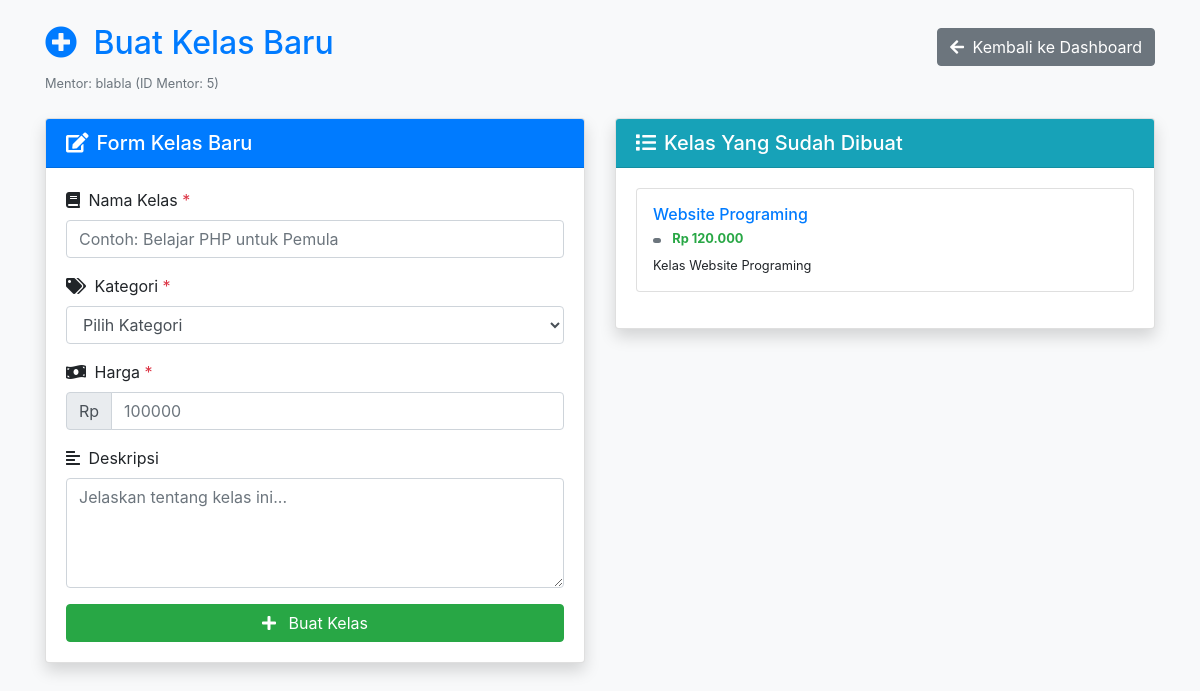
The page /page/create-class.php (signed in) on the database as committed earlier.
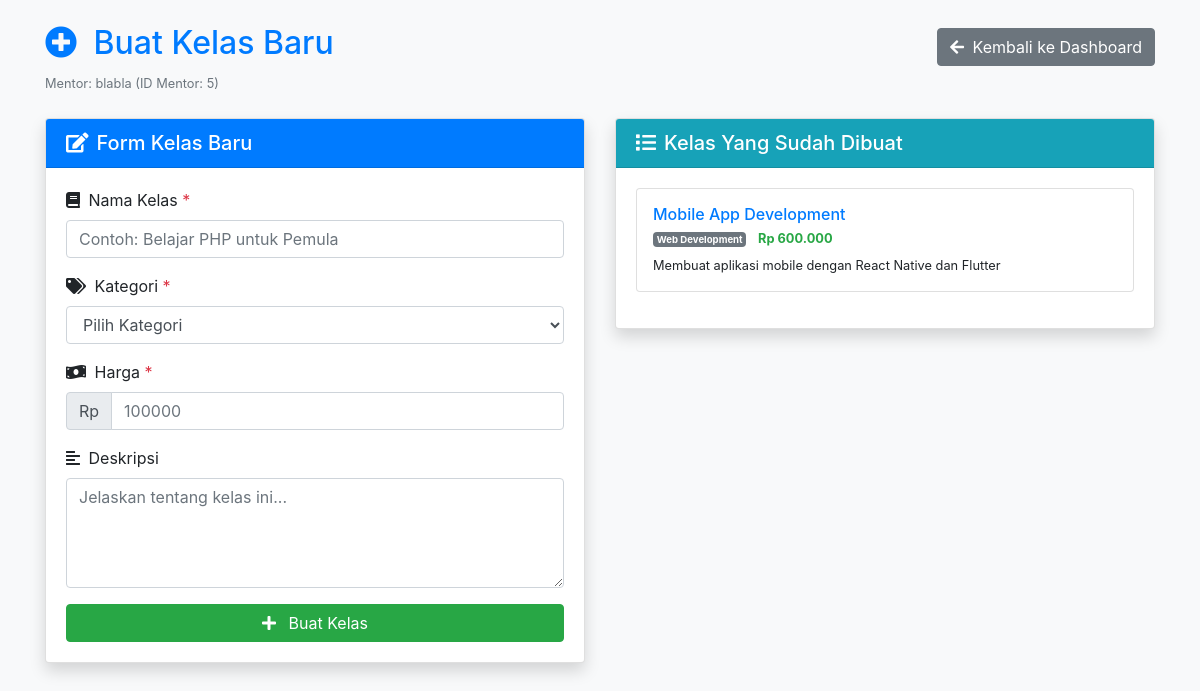
The same page on the database as committed later.
### tables this page shows
CREATE TABLE `tb_mentor` (
  `id_mentor` int(30) NOT NULL,
  `status` enum('Aktif','Non-Aktif') NOT NULL,
  `id_user` int(30) NOT NULL
);

CREATE TABLE `tb_kelas` (
  `id_kelas` int(30) NOT NULL AUTO_INCREMENT,
  `id_mentor` int(30) NOT NULL,
  `nama_kelas` varchar(255) NOT NULL,
  `kategori` enum('SQL','Design','Java','Web Development','Bisnis','Ekonomi','Psikologi','IT','Python') NOT NULL,
  `harga` decimal(10,2) NOT NULL,
  `profil_kelas` varchar(100) DEFAULT NULL,
  `badge` varchar(100) DEFAULT NULL,
  `description` text DEFAULT NULL,
  `status_publikasi` enum('draft','pending','approved','rejected') NOT NULL DEFAULT 'draft',
  `tanggal_rilis` DATE DEFAULT NULL,
  PRIMARY KEY (`id_kelas`)
);

### page/create-class.php (the view, shortened to what this page needs)
<?php
require 'db.php';
$user_id = $_SESSION['id'];
$mentor_query = $conn->prepare("SELECT id_mentor FROM tb_mentor WHERE id_user = ?");
$mentor_query->bind_param("i", $user_id);
$mentor_query->execute();
$mentor_result = $mentor_query->get_result();
if ($mentor_result->num_rows === 0) {
    $insert_mentor = $conn->prepare("INSERT INTO tb_mentor (id_user) VALUES (?)");
    $insert_mentor->bind_param("i", $user_id);
    if ($insert_mentor->execute()) {
        $id_mentor = $conn->insert_id;
    } else {
        die("Error: Gagal membuat record mentor.");
    }
    $insert_mentor->close();
} else {
    $mentor_row = $mentor_result->fetch_assoc();
    $id_mentor = $mentor_row['id_mentor'];
}
$kelas_query = $conn->prepare("SELECT * FROM tb_kelas WHERE id_mentor = ? ORDER BY id_kelas DESC");
$kelas_query->bind_param("i", $id_mentor);
$kelas_query->execute();
$kelas_result = $kelas_query->get_result();
?>
<!DOCTYPE html>
<html lang="en">
<head>
    <link href="https://stackpath.bootstrapcdn.com/bootstrap/4.5.2/css/bootstrap.min.css" rel="stylesheet">
    <link rel="stylesheet" href="https://cdnjs.cloudflare.com/ajax/libs/font-awesome/5.15.4/css/all.min.css">
</head>
<body class="bg-light">
    <div class="container mt-4">
        <div class="row mb-4">
            <div class="col-12">
                <div class="d-flex justify-content-between align-items-center">
                    <h2 class="text-primary">
                        <i class="fas fa-plus-circle mr-2"></i>
                        Buat Kelas Baru
                    </h2>
                    <div>
                        <a href="mentor-dashboard.php" class="btn btn-secondary">
                            <i class="fas fa-arrow-left mr-1"></i>
                            Kembali ke Dashboard
                        </a>
                    </div>
                </div>
                <small class="text-muted">Mentor: <?php echo htmlspecialchars($_SESSION['username']); ?> (ID Mentor: <?php echo $id_mentor; ?>)</small>
            </div>
        </div>
        <div class="row">
            <div class="col-md-6">
                <div class="card shadow">
                    <div class="card-header bg-primary text-white">
                        <h5 class="mb-0"><i class="fas fa-edit mr-2"></i>Form Kelas Baru</h5>
                    </div>
                    <div class="card-body">
                        <form method="POST">
                            <div class="form-group">
                                <label for="nama_kelas">
                                    <i class="fas fa-book mr-1"></i>
                                    Nama Kelas <span class="text-danger">*</span>
                                </label>
                                <input type="text" class="form-control" name="nama_kelas"
                                       placeholder="Contoh: Belajar PHP untuk Pemula"
                                       value="<?php echo isset($nama_kelas) ? htmlspecialchars($nama_kelas) : ''; ?>" required>
                            </div>
                            <div class="form-group">
                                <label for="kategori">
                                    <i class="fas fa-tags mr-1"></i>
                                    Kategori <span class="text-danger">*</span>
                                </label>
                                <select class="form-control" name="kategori" required>
                                    <option value="">Pilih Kategori</option>
                                </select>
                            </div>
                            <div class="form-group">
                                <label for="harga">
                                    <i class="fas fa-money-bill-wave mr-1"></i>
                                    Harga <span class="text-danger">*</span>
                                </label>
                                <div class="input-group">
                                    <div class="input-group-prepend">
                                        <span class="input-group-text">Rp</span>
                                    </div>
                                    <input type="number" class="form-control" name="harga"
                                           placeholder="100000" min="0" step="1000"
                                           value="<?php echo isset($harga) ? htmlspecialchars($harga) : ''; ?>" required>
                                </div>
                            </div>
                            <div class="form-group">
                                <label for="description">
                                    <i class="fas fa-align-left mr-1"></i>
                                    Deskripsi
                                </label>
                                <textarea class="form-control" name="description" rows="4"
                                          placeholder="Jelaskan tentang kelas ini..."><?php echo isset($description) ? htmlspecialchars($description) : ''; ?></textarea>
                            </div>
                            <button type="submit" class="btn btn-success btn-block">
                                <i class="fas fa-plus mr-2"></i>
                                Buat Kelas
                            </button>
                        </form>
                    </div>
                </div>
            </div>
            <div class="col-md-6">
                <div class="card shadow">
                    <div class="card-header bg-info text-white">
                        <h5 class="mb-0"><i class="fas fa-list mr-2"></i>Kelas Yang Sudah Dibuat</h5>
                    </div>
                    <div class="card-body">
                        <?php if ($kelas_result->num_rows > 0): ?>
                            <?php while ($kelas = $kelas_result->fetch_assoc()): ?>
                                <div class="card mb-3 border-left-primary">
                                    <div class="card-body p-3">
                                        <h6 class="card-title text-primary mb-1">
                                            <?php echo htmlspecialchars($kelas['nama_kelas']); ?>
                                        </h6>
                                        <div class="small text-muted mb-2">
                                            <span class="badge badge-secondary mr-2">
                                                <?php echo htmlspecialchars($kelas['kategori']); ?>
                                            </span>
                                            <span class="text-success font-weight-bold">
                                                Rp <?php echo number_format($kelas['harga'], 0, ',', '.'); ?>
                                            </span>
                                        </div>
                                        <?php if (!empty($kelas['description'])): ?>
                                            <p class="card-text small">
                                                <?php echo htmlspecialchars(substr($kelas['description'], 0, 100)) . (strlen($kelas['description']) > 100 ? '...' : ''); ?>
                                            </p>
                                        <?php endif; ?>
                                    </div>
                                </div>
                            <?php endwhile; ?>
                        <?php endif; ?>
                    </div>
                </div>
            </div>
        </div>
    </div>
</body>
</html>

Rows that differ between the two databases and show on the page:
removed tb_kelas: nama_kelas "Website Programing", harga "120.000", description "Kelas Website Programing"
added tb_kelas: nama_kelas "Mobile App Development", kategori "Web Development", harga "600.000", description "Membuat aplikasi mobile dengan React Native dan Flutter"
